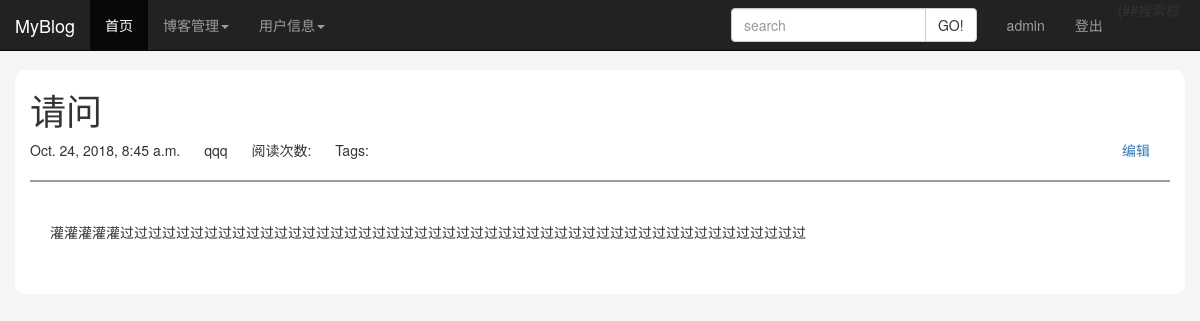
Page /article/article-detail/2/Qing-Wen (signed in) on the committed database.
### article/models.py (models this page shows, shortened)
class ArticlePost(models.Model):
    author = models.ForeignKey(User, related_name="article", on_delete=models.CASCADE)
    title = models.CharField(max_length=200)
    slug = models.SlugField(max_length=500)
    column = models.ForeignKey(ArticleColumn, related_name="article_column", on_delete=models.CASCADE)
    body = models.TextField()
    created = models.DateTimeField(default=timezone.now())
    updated = models.DateTimeField(auto_now=True)
    users_like = models.ManyToManyField(User, related_name="articles_like", blank=True)
    article_tag = models.ManyToManyField(ArticleTag, related_name="article_tag", blank=True)
    article_collect = models.ManyToManyField(User, related_name="collection_article", blank=True)
    class Meta:
        ordering = ("title",)
        index_together = (('id', 'slug'),)

### article/views.py (the view)
# urls.py: path('article-detail/<int:id>/<slug:slug>', views.article_detail, name="article_detail"),
@login_required(login_url="/account/login/")
def article_detail(request, id, slug):
    article = get_object_or_404(ArticlePost, id=id, slug=slug)
    total_views = r.incr("article:{}:views".format(article.id))
    return render(request, "article/column/article_detail.html", {"article": article, "total_views": total_views})

### templates/article/column/article_detail.html (shortened to what this page needs)
{% extends "base.html" %}
{% load staticfiles %}
{% block content %}
    <link rel="stylesheet" href="{% static 'editor/css/editormd.preview.css' %}">
<div class="container column-bg">
    <header>
        <h1>{{ article.title }}</h1>
        <span>{{ article.created }}</span>
        <span style="margin-left: 20px">{{ article.author }}</span>
        <span style="margin-left: 20px">阅读次数: {{ total_views }}</span>
        <span style="margin-left: 20px;">Tags: {{ article.article_tag.all | join:", " }}</span>
        <a href="{% url 'redit_article' article.id %}"><span style="float: right; margin-right: 20px">编辑</span></a>
    </header>
    <hr style="border:0.5px solid #93a1a1;">
    <div id="editormd-view">
    </div>
</div>
{% endblock %}

### templates/header.html (shortened to what this page needs)
{% load staticfiles %}
<div class="container-fluid">
    <nav class="navbar navbar-inverse navbar-fixed-top">
			<div class="navbar-header navbar-left"><a href="#" class="navbar-brand">MyBlog</a></div>
			<ul class="nav navbar-nav">
				<li class="active"><a href="{% url 'home' %}">首页</a></li>
				<li class="dropdown">
							 <a href="#" class="dropdown-toggle" data-toggle="dropdown">博客管理<strong class="caret"></strong></a>
						</li>
                <li class="dropdown">
							 <a href="#" class="dropdown-toggle" data-toggle="dropdown">用户信息<strong class="caret"></strong></a>
						</li>
			</ul>
            <div class="profile navbar-right" style="margin-right: 20px;">
                <form action="{% url 'haystack_search' %}" method="get" class="navbar-form navbar-left">{% csrf_token %}
                    <div class="input-group">
                        <input type="text" placeholder="search" class="form-control" name="q" />
                    <span class="input-group-btn"><input type="submit" class="btn btn-default" value="GO!"></span>
                    </div>
			    </form>
                <ul class="nav navbar-nav">
                {% if user.is_authenticated %}
                    <li><a href="">{{ user.username }}</a> </li>
                    <li><a href="{% url 'user_logout' %}">登出</a> </li>
                    {% else %}
                    <li><a href="{% url 'user_login' %}">登录</a> </li>
                    <li><a href="{% url 'user_register' %}">注册</a> </li>
                </ul>
                {% endif %}
            </div>
	</nav>
</div>

### static/css/bg.css (style rules this page uses)
.column-bg { padding: 0 30px 30px; background-color: #fff; border-radius: 10px; }

### static/editor/css/editormd.preview.css (style rules this page uses)
.markdown-body { -ms-text-size-adjust: 100%; -webkit-text-size-adjust: 100%; color: #333; overflow: hidden; font-family: "Microsoft YaHei", Helvetica, "Meiryo UI", "Malgun Gothic", "Segoe UI", "Trebuchet MS", "Monaco", monospace, Tahoma, STXihei, "华文细黑", STHeiti, "Helvetica Neue", "Droid Sans", "wenquanyi micro hei", FreeSans, Arimo, Arial, SimSun, "宋体", Heiti, "黑体", sans-serif; font-size: 16px; line-height: 1.6; word-wrap: break-word; }
.editormd-preview-container, .editormd-html-preview { text-align: left; font-size: 14px; line-height: 1.6; padding: 20px; overflow: auto; width: 100%; background-color: #fff; }

### rows in the picture
ArticlePost: title "请问", created "Oct. 24, 2018, 8:45 a.m.", author "qqq"

### other values in the picture
{{ user.username }} "admin"
